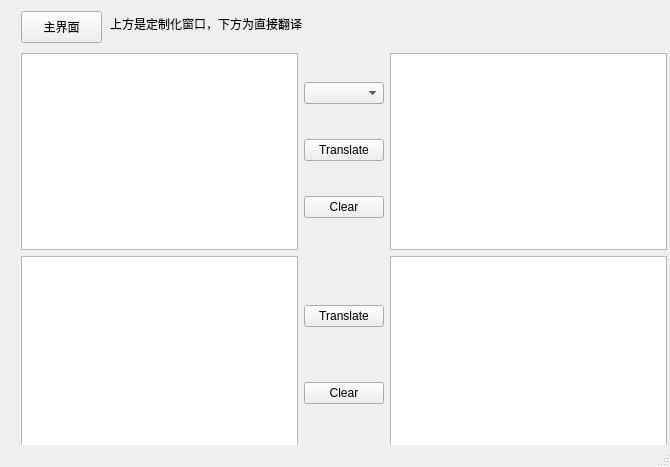
<?xml version="1.0" encoding="UTF-8"?>
<ui version="4.0">
 <class>MainWindow</class>
 <widget class="QMainWindow" name="MainWindow">
  <property name="geometry">
   <rect>
    <x>0</x>
    <y>0</y>
    <width>670</width>
    <height>467</height>
   </rect>
  </property>
  <property name="minimumSize">
   <size>
    <width>670</width>
    <height>467</height>
   </size>
  </property>
  <property name="maximumSize">
   <size>
    <width>670</width>
    <height>467</height>
   </size>
  </property>
  <property name="windowTitle">
   <string>momofish-Translate</string>
  </property>
  <widget class="QWidget" name="centralwidget">
   <widget class="QPushButton" name="main_Button">
    <property name="geometry">
     <rect>
      <x>21</x>
      <y>11</y>
      <width>81</width>
      <height>32</height>
     </rect>
    </property>
    <property name="text">
     <string>主界面</string>
    </property>
   </widget>
   <widget class="QLabel" name="label">
    <property name="geometry">
     <rect>
      <x>110</x>
      <y>15</y>
      <width>208</width>
      <height>18</height>
     </rect>
    </property>
    <property name="text">
     <string>上方是定制化窗口，下方为直接翻译</string>
    </property>
   </widget>
   <widget class="QWidget" name="">
    <property name="geometry">
     <rect>
      <x>21</x>
      <y>53</y>
      <width>646</width>
      <height>400</height>
     </rect>
    </property>
    <layout class="QVBoxLayout" name="verticalLayout_3">
     <item>
      <layout class="QHBoxLayout" name="horizontalLayout_2">
       <item>
        <widget class="QTextEdit" name="textEdit_1"/>
       </item>
       <item>
        <layout class="QVBoxLayout" name="verticalLayout_2">
         <item>
          <widget class="QComboBox" name="Lang_comboBox"/>
         </item>
         <item>
          <widget class="QPushButton" name="translate_Button_2">
           <property name="text">
            <string>Translate</string>
           </property>
          </widget>
         </item>
         <item>
          <widget class="QPushButton" name="clear_Button_2">
           <property name="text">
            <string>Clear</string>
           </property>
          </widget>
         </item>
        </layout>
       </item>
       <item>
        <widget class="QPlainTextEdit" name="plainTextEdit_4">
         <property name="readOnly">
          <bool>true</bool>
         </property>
        </widget>
       </item>
      </layout>
     </item>
     <item>
      <layout class="QHBoxLayout" name="horizontalLayout">
       <item>
        <widget class="QTextEdit" name="textEdit_2"/>
       </item>
       <item>
        <layout class="QVBoxLayout" name="verticalLayout">
         <item>
          <widget class="QPushButton" name="translate_Button">
           <property name="text">
            <string>Translate</string>
           </property>
          </widget>
         </item>
         <item>
          <widget class="QPushButton" name="clear_Button">
           <property name="text">
            <string>Clear</string>
           </property>
          </widget>
         </item>
        </layout>
       </item>
       <item>
        <widget class="QPlainTextEdit" name="plainTextEdit_2">
         <property name="readOnly">
          <bool>true</bool>
         </property>
        </widget>
       </item>
      </layout>
     </item>
    </layout>
   </widget>
  </widget>
  <widget class="QStatusBar" name="statusbar"/>
 </widget>
 <resources/>
 <connections/>
</ui>
